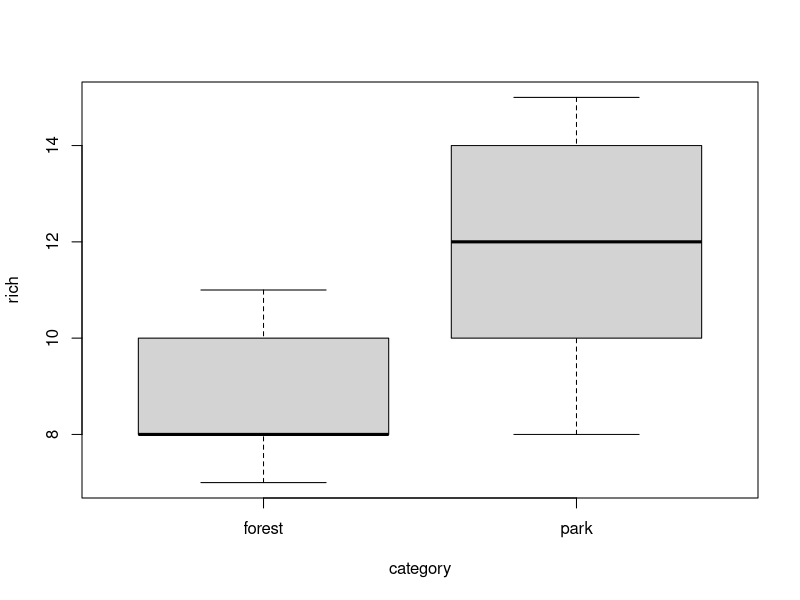
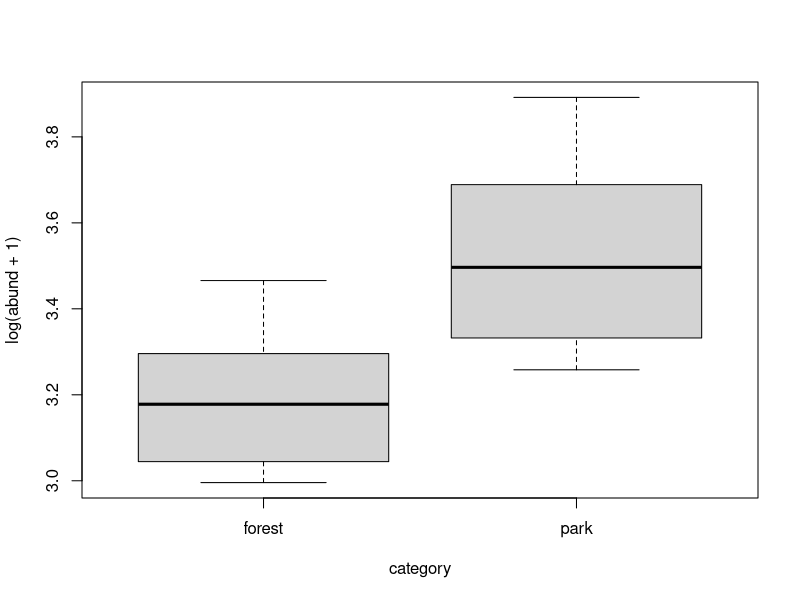
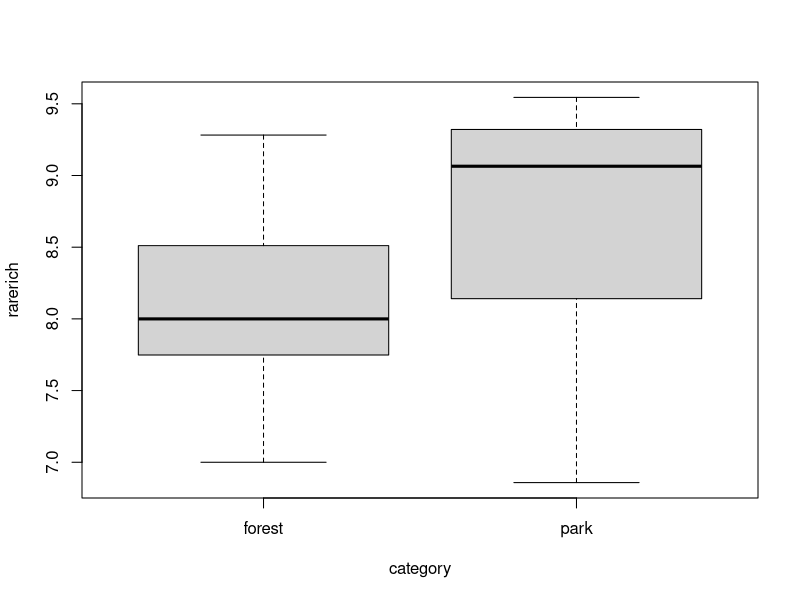

R code for these plots, in order: (Note: this script raises an error after producing the figures.)
library(vegan)
library(tidyverse)

### BIRD DATA ANALYSIS  ###

#### READ IN DATA ####
## bird and environmental data seperately 
# bird<-read.csv("data/data2/Bird_community.csv", sep=",", header=TRUE, row.names = 1)
# bird[is.na(bird)] <- 0
# env<-read.csv("data/data2/bird_environment.csv", sep = ";", dec = ",", header = TRUE)
# env[is.na(env)] <- 0

## in one dataframe
dat <- read.csv("data/birds_dataset.csv", sep = ";", header=TRUE, dec = ".")
dat$category <- as.factor(dat$category)

## adding richness and abundances
dat$rich<-specnumber(dat[,5:32]) #species richness
dat$abund<-rowSums(dat[,5:32]) #abundances
dat$rarerich<-rarefy(dat[,5:32],min(dat$abund)) #rarefied richness based on the subsample with the lowest number of individuals

## looking at the data
boxplot(rich~category,data=dat)
boxplot(log(abund+1)~category,data=dat)
boxplot(rarerich~category,data=dat)

hist(rowSums(bird),
     col = "grey", # colors of bins
     main = "Bird Community Sampling", # plot title
     xlab = "Number of individuals") # x-axis title

#### SPECIES ACCUMULATION CURVE ####
# how good was sampling effort in the ecosystem types to assess species richness? 

SAC_park <- specaccum(subset(bird, env$category == "park"))
SAC_fore <- specaccum(subset(bird, env$category == "forest"))

plot(SAC_park, xlab = "plots", ylab = "species richness", main="species accumulation curve")
plot(SAC_fore, xlab = "plots", ylab = "species richness", main="species accumulation curve", col="green", add = T)
legend("bottomright", legend = c("park","forest"), col = c("black","green"),lwd=1, bty = "n")

#### RAREFIED VS. OBSERVED SPECIES ####
# (rarefied to smallest species size in dataset) to make different sites comparable
plot(dat$rich, dat$rarerich, main = "Observed vs. Rarefied Richness",
     xlab = "Observed No. of Species",
     ylab = "Rarefied No. of Species", pch = 16)
abline(0, 1) # 1:1 line

#### ORDINATION WITH NMDS ####
# to check for differences in species composition
nmd1<-metaMDS(dat[,5:28],distance="horn",k=2) #NMDS analysis based on Morisita-Horn-Index as a dissimilarity measure
plot(nmd1,display="species",type="t") #plot results
points(nmd1,pch=c(16,17)[as.numeric(as.factor(dat$category))],cex=1.4) #add sampling points
legend("topright",pch=c(16,17),c("Forest","Park"), cex = 0.7) #add legend
ef<-envfit(nmd1,dat[,33:43]) #check for correlation of dissimilarity gradients with environmental variables
ef #results
plot(ef,p.max=0.05) #add significant environmental variables to the NMDS plot

orditkplot(nmd1)
